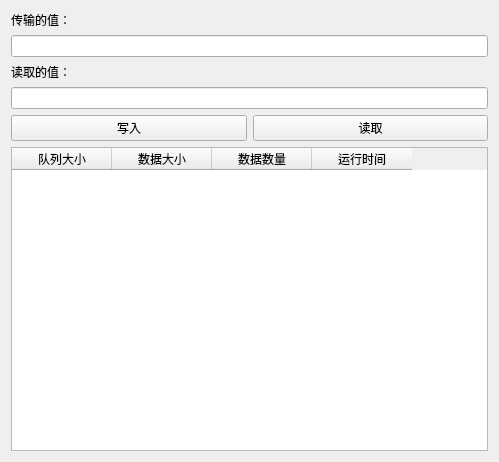
<?xml version="1.0" encoding="UTF-8"?>
<ui version="4.0">
 <class>MessageQueuesClass</class>
 <widget class="QMainWindow" name="MessageQueuesClass">
  <property name="geometry">
   <rect>
    <x>0</x>
    <y>0</y>
    <width>499</width>
    <height>462</height>
   </rect>
  </property>
  <property name="windowTitle">
   <string>MessageQueues</string>
  </property>
  <widget class="QWidget" name="centralWidget">
   <layout class="QVBoxLayout" name="verticalLayout">
    <item>
     <widget class="QLabel" name="valueInputLabel">
      <property name="text">
       <string>传输的值：</string>
      </property>
     </widget>
    </item>
    <item>
     <widget class="QLineEdit" name="valueInput"/>
    </item>
    <item>
     <widget class="QLabel" name="valueOutputLabel">
      <property name="text">
       <string>读取的值：</string>
      </property>
     </widget>
    </item>
    <item>
     <widget class="QLineEdit" name="valueOutput"/>
    </item>
    <item>
     <layout class="QHBoxLayout" name="horizontalLayout">
      <item>
       <widget class="QPushButton" name="writeButton">
        <property name="text">
         <string>写入</string>
        </property>
       </widget>
      </item>
      <item>
       <widget class="QPushButton" name="readButton">
        <property name="text">
         <string>读取</string>
        </property>
       </widget>
      </item>
     </layout>
    </item>
    <item>
     <widget class="QTableWidget" name="memoryBlockTable">
      <column>
       <property name="text">
        <string>队列大小</string>
       </property>
      </column>
      <column>
       <property name="text">
        <string>数据大小</string>
       </property>
      </column>
      <column>
       <property name="text">
        <string>数据数量</string>
       </property>
      </column>
      <column>
       <property name="text">
        <string>运行时间</string>
       </property>
      </column>
     </widget>
    </item>
   </layout>
  </widget>
 </widget>
 <layoutdefault spacing="6" margin="11"/>
 <resources/>
 <connections/>
</ui>
